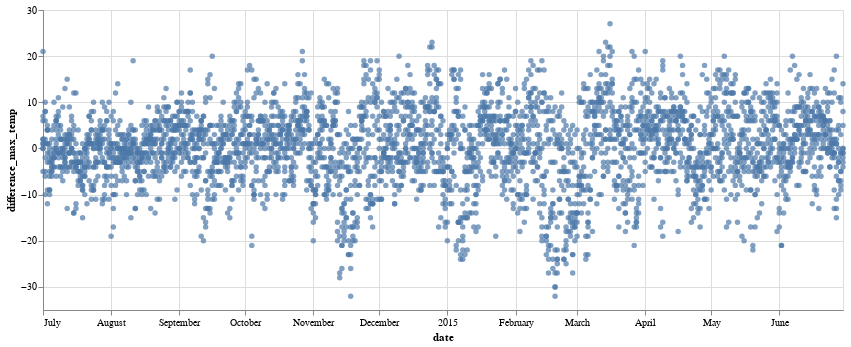

The code cell stored with this chart in its notebook:
### Code cell
sea_line = alt.Chart(df).mark_circle().encode(
  x='date:T',
  y='difference_max_temp:Q',
  tooltip=['city', 'date:T', 'actual_max_temp', 'actual_min_temp']
).properties(
  width=800,
  height=300
)

sea_line

### Figure 1 — Vega-Lite specification as saved in the notebook (floating-point values rounded to 4 significant figures; data arrays with more than 128 entries replaced by an {"elided": "..."} marker saying what was removed)
{"config": {"view": {"continuousWidth": 400, "continuousHeight": 300}}, "data": {"name": "data-5f1f387a2be3bdfd27a5760c741abe1c"}, "mark": "circle", "encoding": {"tooltip": [{"field": "city", "type": "nominal"}, {"field": "date", "type": "temporal"}, {"field": "actual_max_temp", "type": "quantitative"}, {"field": "actual_min_temp", "type": "quantitative"}], "x": {"field": "date", "type": "temporal"}, "y": {"field": "difference_max_temp", "type": "quantitative"}}, "height": 300, "width": 800, "$schema": "https://vega.github.io/schema/vega-lite/v4.17.0.json", "datasets": {"data-5f1f387a2be3bdfd27a5760c741abe1c": {"elided": "3650 records"}}}
